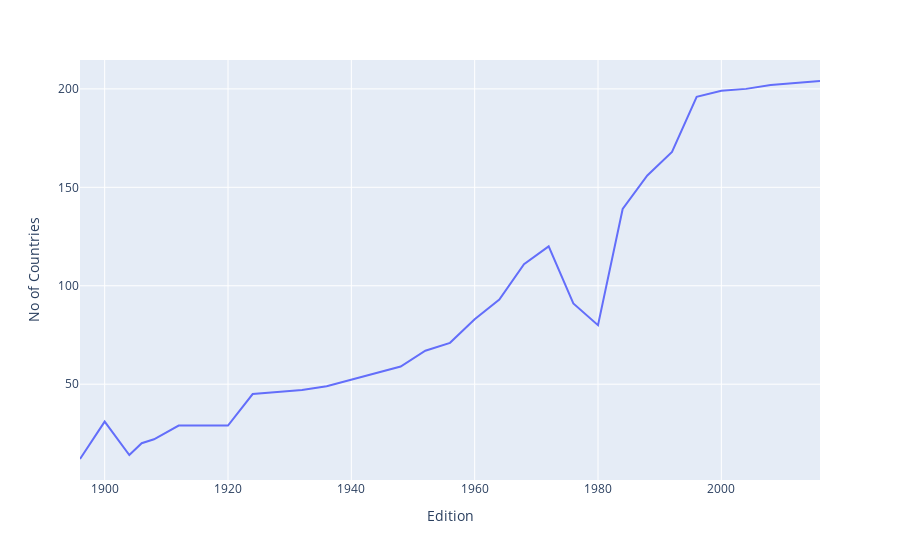

Write notebook code for a chart like this one.
### Code cell
fig=px.line(nations_over_time, x="Edition", y="No of Countries")
fig.show()

### Figure 1 — Plotly figure (JSON) as saved in the notebook; plotly's stock layout.template omitted (floating-point values rounded to 4 significant figures)
{"data": [{"hovertemplate": "Edition=%{x}<br>No of Countries=%{y}<extra></extra>", "legendgroup": "", "line": {"color": "#636efa", "dash": "solid"}, "marker": {"symbol": "circle"}, "mode": "lines", "name": "", "orientation": "v", "showlegend": false, "type": "scatter", "x": [1896, 1900, 1904, 1906, 1908, 1912, 1920, 1924, 1928, 1932, 1936, 1948, 1952, 1956, 1960, 1964, 1968, 1972, 1976, 1980, 1984, 1988, 1992, 1996, 2000, 2004, 2008, 2012, 2016], "xaxis": "x", "y": [12, 31, 14, 20, 22, 29, 29, 45, 46, 47, 49, 59, 67, 71, 83, 93, 111, 120, 91, 80, 139, 156, 168, 196, 199, 200, 202, 203, 204], "yaxis": "y"}], "layout": {"legend": {"tracegroupgap": 0}, "margin": {"t": 60}, "xaxis": {"anchor": "y", "domain": [0, 1], "title": {"text": "Edition"}}, "yaxis": {"anchor": "x", "domain": [0, 1], "title": {"text": "No of Countries"}}}}
